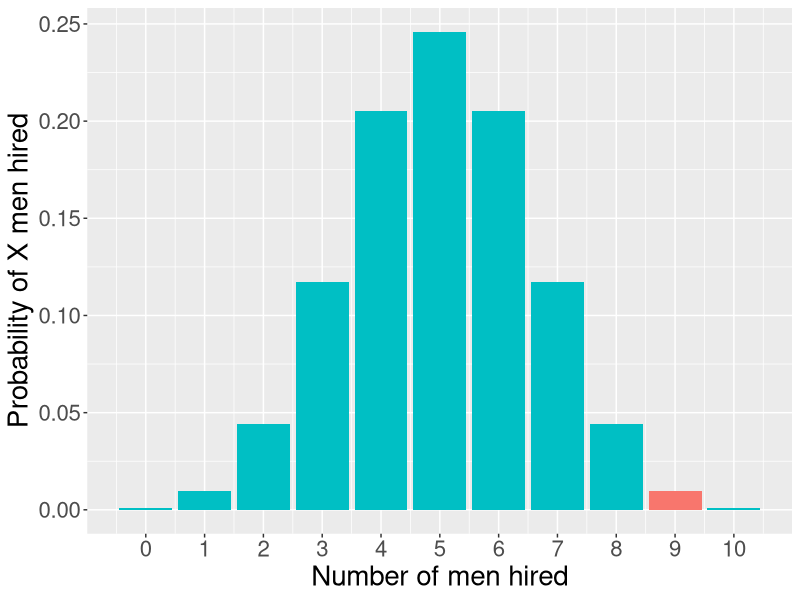
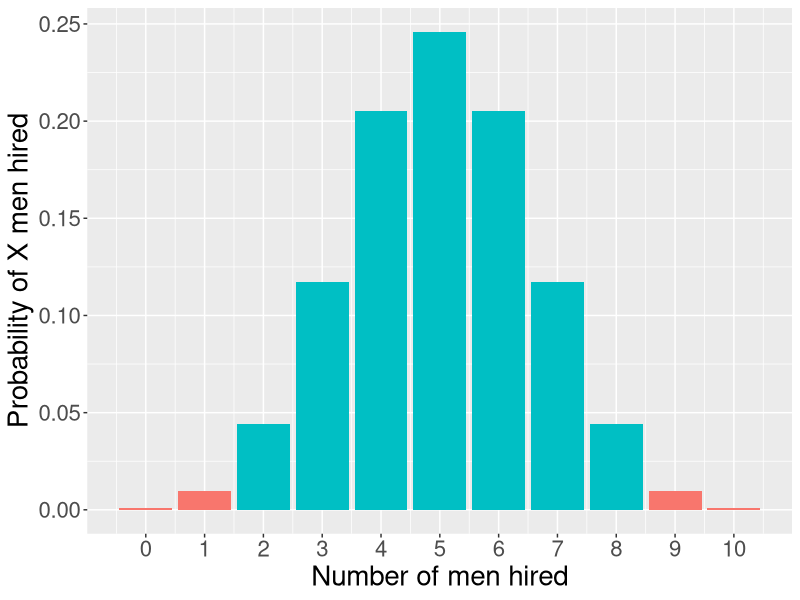
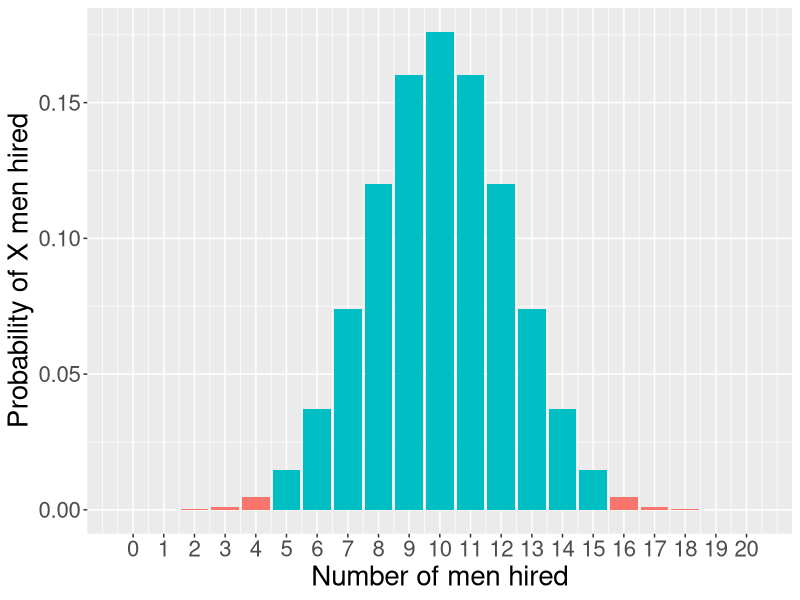
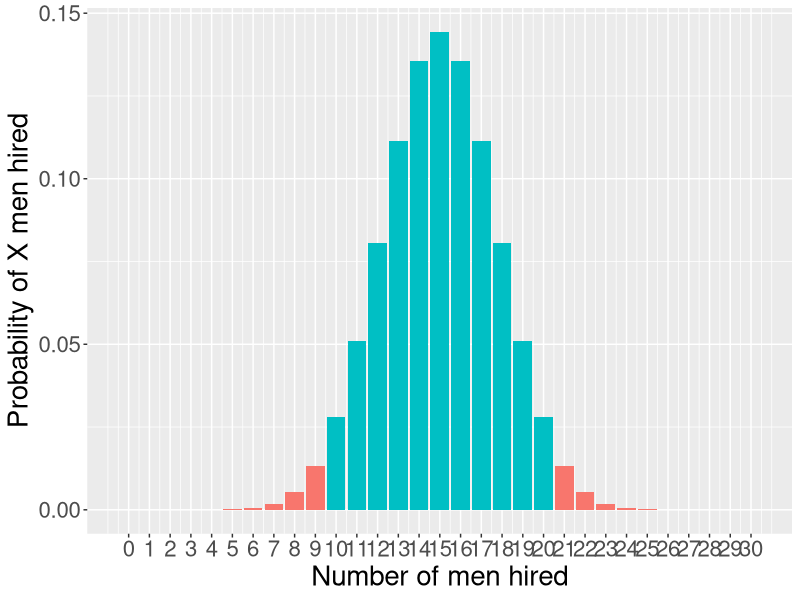
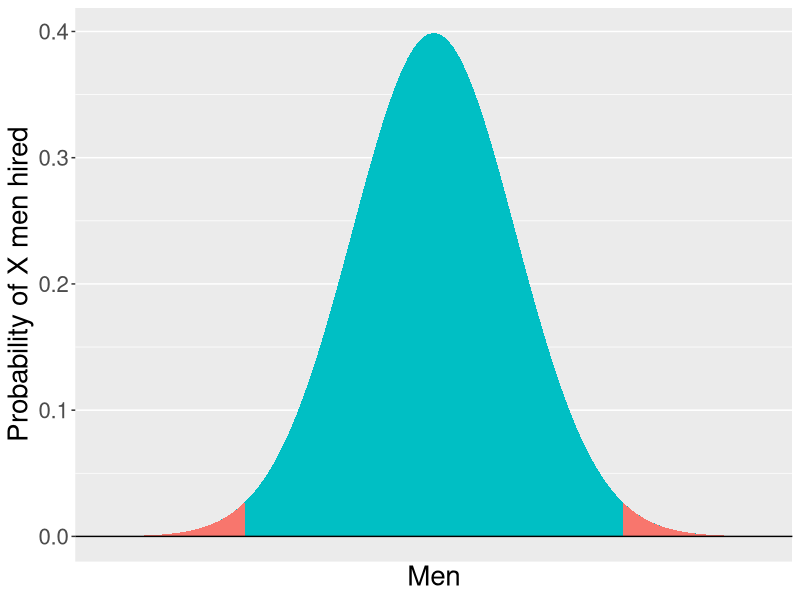
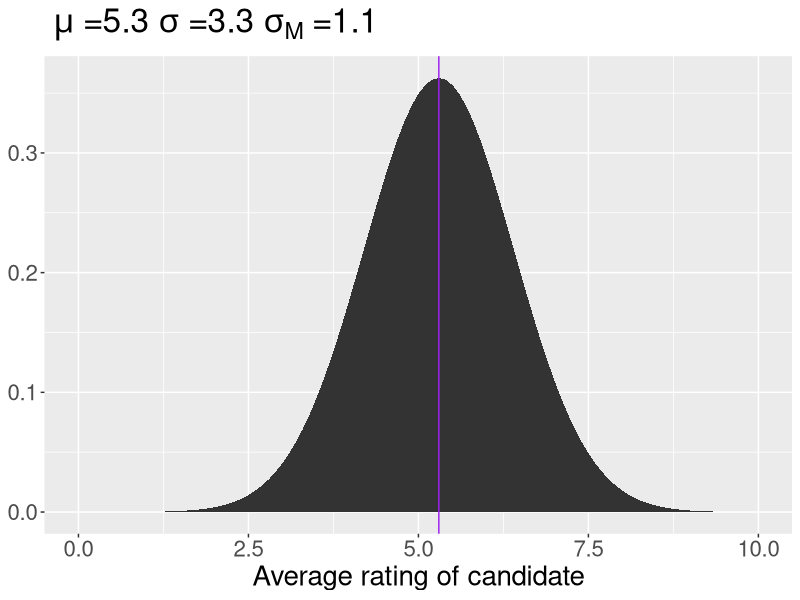
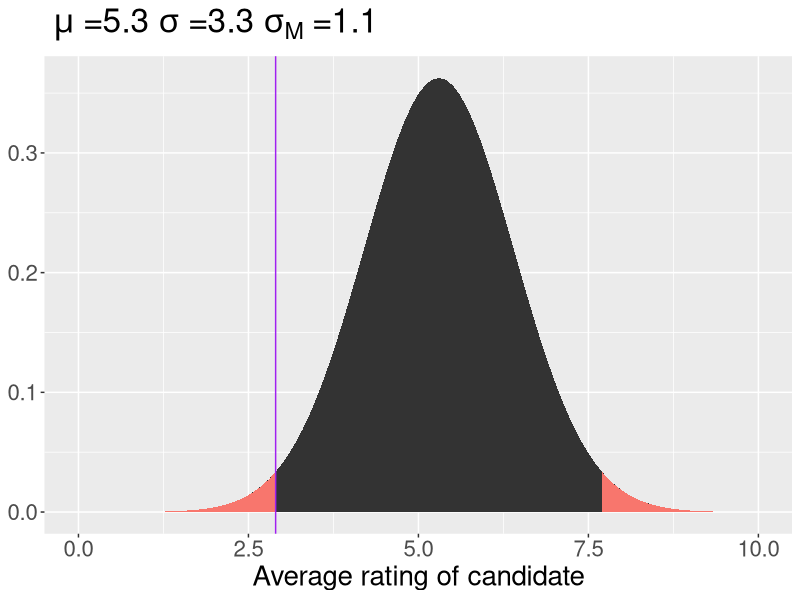
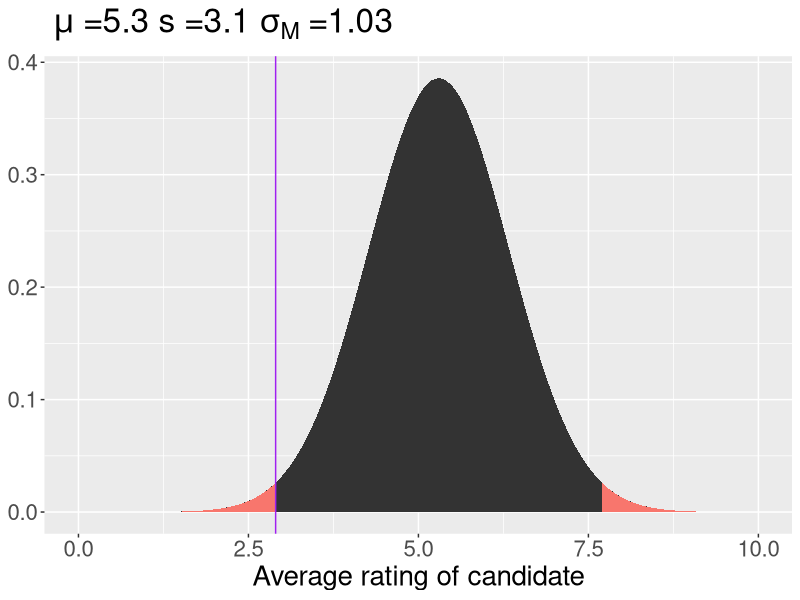

These charts were generated, in order, by the following R code: (Note: this script raises an error after producing the figures.)
## ---- chunk 1
dbinom(9, size = 10, prob = .5)
## ---- chunk 2
library(tidyverse)
men = 0:10
data.frame(men = men, d = dbinom(men, size = 10, prob = .5), 
           color = ifelse(men == 9, "1", "2")) %>%
  ggplot(aes(x = men, y = d, fill = color)) +
  geom_bar(stat = "identity") + 
  guides(fill = F)+
  scale_x_continuous("Number of men hired", breaks = c(0:10))+
  scale_y_continuous("Probability of X men hired") +
  theme(text = element_text(size = 20))
  
## ---- chunk 3
data.frame(men = men, d = dbinom(men, size = 10, prob = .5), 
           color = ifelse(men %in% c(0,1, 9,10), "1", "2")) %>%
  ggplot(aes(x = men, y = d, fill = color)) +
  geom_bar(stat = "identity") + 
  guides(fill = F)+
  scale_x_continuous("Number of men hired", breaks = c(0:10))+
  scale_y_continuous("Probability of X men hired") +
  theme(text = element_text(size = 20))
## ---- chunk 4
data.frame(men = 0:20, 
           d = dbinom(0:20, size = 20, prob = .5), color = ifelse(0:20 %in% c(0:4, 16:20), "1", "2")) %>%
  ggplot(aes(x = men, y = d, fill = color)) +
  geom_bar(stat = "identity") + 
  guides(fill = F)+
  scale_x_continuous("Number of men hired", breaks = c(0:20))+
  scale_y_continuous("Probability of X men hired") +
  theme(text = element_text(size = 20))
## ---- chunk 5
data.frame(men = 0:30, 
           d = dbinom(0:30, size = 30, prob = .5), color = ifelse(0:30 %in% c(0:9, 21:30), "1", "2")) %>%
  ggplot(aes(x = men, y = d, fill = color)) +
  geom_bar(stat = "identity") + 
  guides(fill = F)+
  scale_x_continuous("Number of men hired", breaks = c(0:30))+
  scale_y_continuous("Probability of X men hired") +
  theme(text = element_text(size = 20))
## ---- chunk 6
gg_color_hue <- function(n) {
  hues = seq(15, 375, length = n + 1)
  hcl(h = hues, l = 65, c = 100)[1:n]
}

colors = gg_color_hue(2)

data.frame(x = seq(-4,4)) %>%
  ggplot(aes(x=x)) +
  stat_function(fun = function(x) dnorm(x), geom = "area", fill = colors[2])+
  stat_function(fun = function(x) dnorm(x), xlim = c(-4, -2.32), geom = "area", fill = colors[1])+
  stat_function(fun = function(x) dnorm(x), xlim = c(2.32, 4), geom = "area", fill = colors[1])+
  geom_hline(aes(yintercept = 0)) +
  scale_x_continuous(breaks = NULL)+
  labs(x = "Men",
       y = "Probability of X men hired") +
  theme(text = element_text(size = 20))
## ---- chunk 7

## ---- chunk 8
data.frame(x = seq(0,10)) %>%
  ggplot(aes(x=x)) +
  stat_function(fun = function(x) dnorm(x, mean = 5.3, sd = 3.3/sqrt(9)), geom = "area") +
  geom_vline(aes(xintercept = 5.3), color = "purple")+
      labs(title = as.expression(bquote(~mu~"=5.3"~sigma~"=3.3"~sigma[M]~"=1.1")),
           x = "Average rating of candidate",
           y = NULL)  +
  theme(text = element_text(size = 20))
## ---- chunk 9
data.frame(x = seq(0,10)) %>%
  ggplot(aes(x=x)) +
  stat_function(fun = function(x) dnorm(x, mean = 5.3, sd = 3.3/sqrt(9)), geom = "area") +
  stat_function(fun = function(x) dnorm(x, mean = 5.3, sd = 3.3/sqrt(9)), geom = "area", xlim = c(0, 2.9), fill = colors[1]) +
  stat_function(fun = function(x) dnorm(x, mean = 5.3, sd = 3.3/sqrt(9)), geom = "area", xlim = c(7.7, 10), fill = colors[1]) +
  geom_vline(aes(xintercept = 2.9), color = "purple")+
      labs(title = as.expression(bquote(~mu~"=5.3"~sigma~"=3.3"~sigma[M]~"=1.1")),
           x = "Average rating of candidate",
           y = NULL)  +
  theme(text = element_text(size = 20))
## ---- chunk 10
data.frame(x = seq(0,10)) %>%
  ggplot(aes(x=x)) +
  stat_function(fun = function(x) dnorm(x, mean = 5.3, sd = 3.1/sqrt(9)), geom = "area") +
  stat_function(fun = function(x) dnorm(x, mean = 5.3, sd = 3.1/sqrt(9)), geom = "area", xlim = c(0, 2.9), fill = colors[1]) +
  stat_function(fun = function(x) dnorm(x, mean = 5.3, sd = 3.1/sqrt(9)), geom = "area", xlim = c(7.7, 10), fill = colors[1]) +
  geom_vline(aes(xintercept = 2.9), color = "purple")+
      labs(title = as.expression(bquote(~mu~"=5.3"~s~"=3.1"~sigma[M]~"=1.03")),
           x = "Average rating of candidate",
           y = NULL)  +
  theme(text = element_text(size = 20))
## ---- chunk 11

## ---- chunk 12
M = 5.3
s = 3.1
N = 9
X = 2.9

sem = s/sqrt(N)

z = (X-M)/sem
## ---- chunk 13
pnorm(-2.32) + pnorm(2.32, lower.tail = F)
pnorm(-2.32)*2
p = pnorm(-2.32)*2

## ---- chunk 14
knitr::include_graphics("images/halloween.jpeg")
